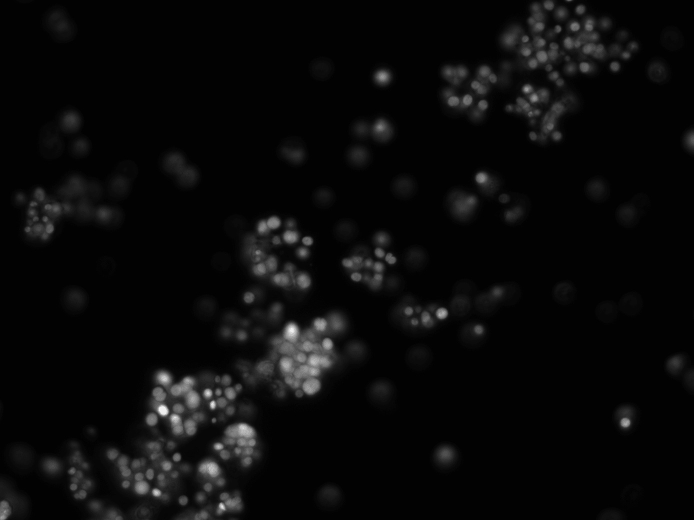
#> input picture Endolith Test/sandstone_af.jpeg, 1388 x 1040 px (shown at 1/2 size)
$ jupyter execute --allow-errors 'Test  Sandstone.ipynb'   (older library calls are emulated)
#> lines starting #> are read from the running program, lines starting #| are printed output that depends on the picture; after the words box and inside, x2 and y2 are one past the last pixel; in counts of white or black regions, pixels touching at a corner belong together
[cell 1]
import numpy as np
import matplotlib.pyplot as plt
import cv2
import skimage
import sklearn
from skimage import measure, filters
from matplotlib import cm
from sklearn.cluster import SpectralClustering
from scipy import signal
import skimage.measure
from random import random
from numpy import linalg
from skimage.morphology import watershed
from skimage.feature import peak_local_max
from skimage import measure
from skimage.segmentation import random_walker
from scipy import ndimage
from scipy.stats import norm

[cell 2]
class EllipsoidTool:
    """Some stuff for playing with ellipsoids"""
    def __init__(self): pass

    # [54 lines left out: function getMinVolEllipse, not called in this run]

    def getEllipsoidVolume(self, radii):
        """Calculate the volume of the blob"""
        return 4./3.*np.pi*radii[0]*radii[1]*radii[2]

# [11 lines left out: function plotellipse, not called in this run]

[cell 3]
def normalize(mat,scale=1):
    if scale == 1:
        return (mat - np.min(mat)) /np.max(mat - np.min(mat))
    if scale == 255:
        return ((255*(mat - np.min(mat))) /np.max(mat - np.min(mat))).astype('uint8')
    else:
        print("UNKWNOW")
        return np.nan
# [9 lines left out: function bindown, not called in this run]

[cell 4]
img = cv2.imread('sandstone_af.jpeg',0) # Read in B&W
#> img is the input picture: shape (1040, 1388); min 0, max 250, mean 10

img = cv2.resize(img, dsize=(694,520), interpolation=cv2.INTER_CUBIC)
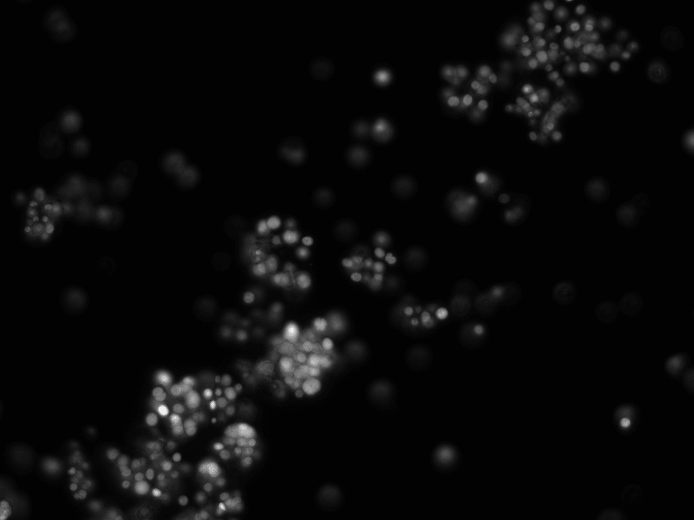
#> img: shape (520, 694); min 0, max 246, mean 10
#Fit background
#adaped from https://stackoverflow.com/questions/33964913/equivalent-of-polyfit-for-a-2d-polynomial-in-python
ymax,xmax = img.shape
#> ymax = 520; xmax = 694
xs = np.arange(0,xmax,1)
#> xs = 694 values from 0 to 693
ys = np.arange(0,ymax,1)
#> ys = 520 values from 0 to 519
X, Y = np.meshgrid(xs, ys, copy=False)
Z = img

Xn = X.flatten()
Yn = Y.flatten()
A = np.array([Xn*0+1, Xn, Yn,Xn**2,Yn**2]).T
B = Z.flatten()

coeff, r, rank, s = np.linalg.lstsq(A, B,rcond=None)
#> coeff = [3.08, 0.0469, 0.00934, -8.04e-05, 1.28e-05]; r = [153021441.2]; rank = 5; s = [136716698.8, 56948826.1, 59103.3, 25299.9, 146.2]
res = coeff[0]+coeff[1]*X+coeff[2]*Y+coeff[3]*X**2+coeff[4]*Y**2
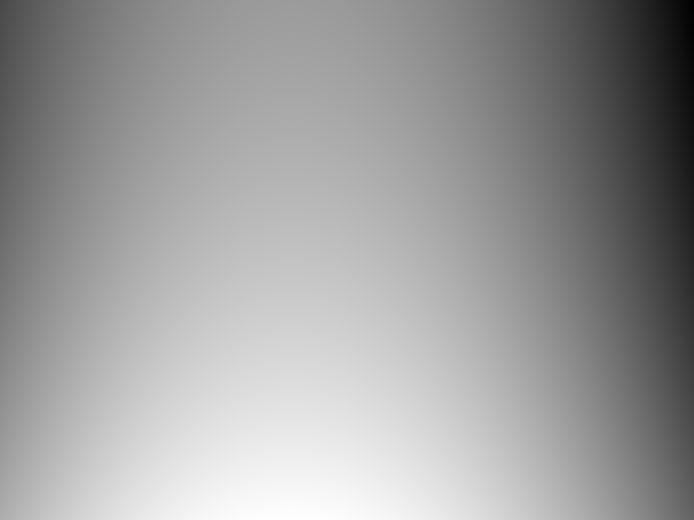
#> res: shape (520, 694) float64; min -3.07, max 18.22, mean 10.01; drawn with min black and max white


nimg = normalize(img-res,255)


fig,ax = plt.subplots(ncols=3,figsize=(30,10))
ax[0].imshow(img)
ax[1].imshow(res)
ax[2].imshow(nimg)

[cell 5]
mimg = np.copy(nimg)

#percentile clip the result
low = 1
high = 99
nimg[np.where(nimg < np.percentile(nimg,low))] = np.percentile(nimg,low)
#> nimg: shape (520, 694); min 2, max 255, mean 17.3
nimg[np.where(nimg > np.percentile(nimg,high))] = np.percentile(nimg,high)
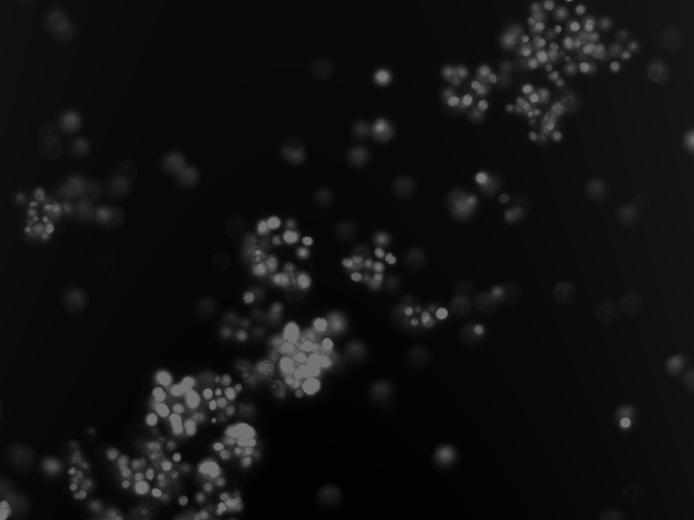
#> nimg: shape (520, 694); min 2, max 115, mean 17

fig,ax = plt.subplots(ncols=3,figsize=(30,10))
ax[0].hist(mimg.flatten(),bins=500)
ax[1].hist(nimg.flatten(),bins=500)
ax[2].imshow(nimg)
plt.show()
#> figure, not shown here; panel 1: tallest bar 37763 high, from x = 8.67 to 9.18; panel 2: tallest bar 37763 high, from x = 8.78 to 9.01

[cell 6]
thresh = 4000

#out1 = cv2.adaptiveThreshold(nimg,10,cv2.ADAPTIVE_THRESH_GAUSSIAN_C,cv2.THRESH_BINARY,201,3)
ret,out1 = cv2.threshold(nimg,20,255,cv2.THRESH_BINARY)
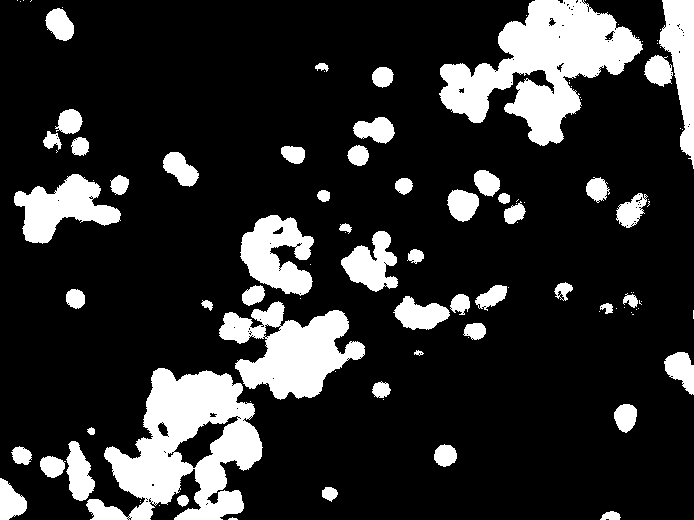
#> out1: shape (520, 694); 18% white; 107 white regions (55 under 20 px), largest, box (x1, y1, x2, y2) and area: (439, 0, 643, 146) 13930, (86, 368, 263, 520) 13888, (219, 301, 365, 400) 7679
#out1 = cv2.adaptiveThreshold(nimg,100,cv2.ADAPTIVE_THRESH_MEAN_C,cv2.THRESH_BINARY,11,2)
#subset = out1[:548,:548]
subset = out1[:,:]

#hole filling method
all_labels = measure.label(subset,connectivity=1)
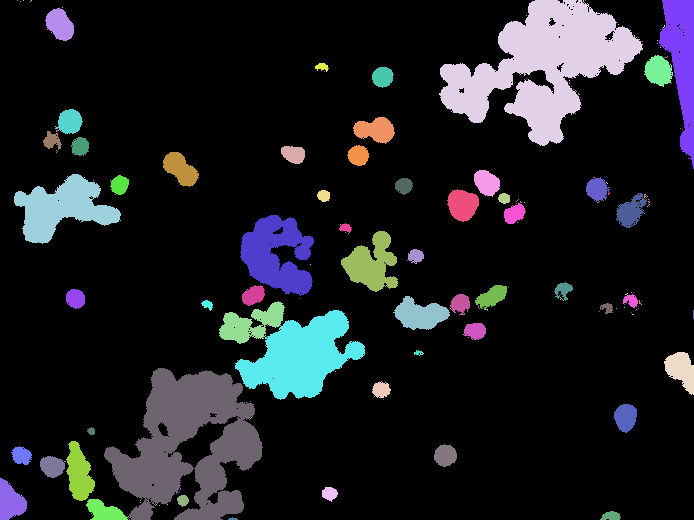
#> all_labels: shape (520, 694) int64; 230 distinct labels, from 0 to 229; one colour per label, 0 black
unique_lables = list(set(all_labels.flatten()))
#> unique_lables = 230 values from 0 to 229
areas = []
#find background
for label in unique_lables:
    areas.append(len(np.where(all_labels==label)[0]))
#> after the loop, areas = 230 values, max 295834 at index 0, min 1 at index 1, mean 1569

biggest = np.sort(areas)[-1]
#> biggest = 295834
biggest2 = np.sort(areas)[-2]
#> biggest2 = 13905
big_label = unique_lables[np.where(biggest==areas)[0][0]]
#> big_label = 0
big_label2 = unique_lables[np.where(biggest2==areas)[0][0]]
#> big_label2 = 4
unclassified_sizes = np.asarray(areas)[unique_lables]
#> unclassified_sizes has the same summary as areas

fig,ax = plt.subplots(ncols=3,figsize=(15,7))
ax[0].imshow(out1,'gray')
ax[1].scatter(unique_lables,areas)
ax[1].axhline(thresh,c='r')
ax[1].set_yscale('log')
ax[2].hist(np.log10(areas),bins=100)
ax[2].axvline(np.log10(thresh),c='r')
plt.show()
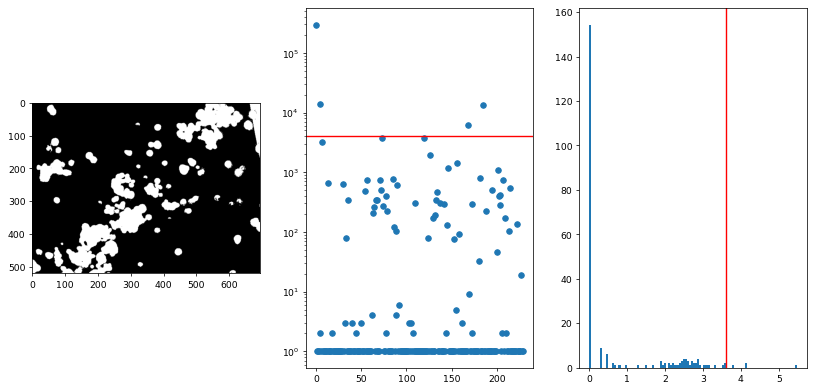
#> figure drawn by matplotlib, 3 panels; panel 3: tallest bar 154 high, from x = 3.47e-18 to 0.0547

[cell 7]
biglocs=np.where(all_labels==big_label)
#> biglocs = 295834 positions, rows 0 to 519, columns 0 to 693
big2locs=np.where(all_labels==big_label2)
#> big2locs = 13905 positions, rows 0 to 145, columns 439 to 642

all_labels[biglocs] = 0
all_labels[big2locs] = 255
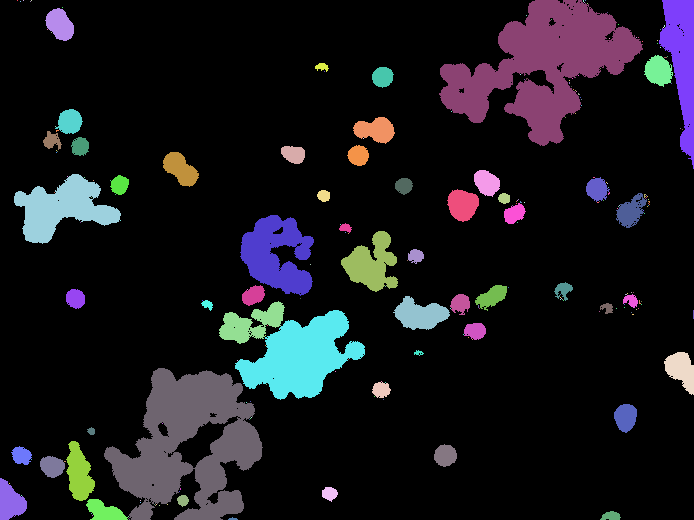
#> all_labels: shape (520, 694) int64; 230 distinct labels, from 0 to 255; one colour per label, 0 black

unique_lables.remove(big_label)
unique_lables.remove(big_label2)
for label in unique_lables:
    if areas[label] <= thresh:
        all_labels[np.where(all_labels== label)] = 255
    else:
        all_labels[np.where(all_labels== label)] = 0
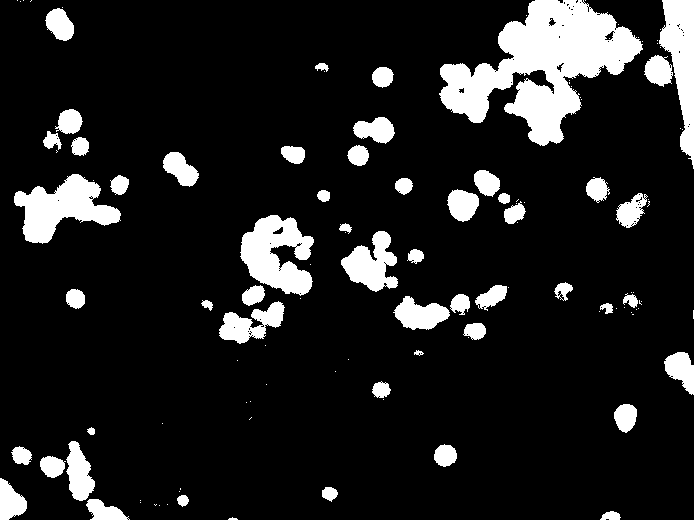
#> all_labels: shape (520, 694) int64; 12.6% white; 118 white regions (66 under 20 px), largest, box (x1, y1, x2, y2) and area: (439, 0, 643, 146) 13930, (14, 174, 121, 244) 3763, (240, 215, 314, 296) 3712

filled = all_labels/255

[cell 8]
# blur the filled
blured = cv2.blur(filled,(15,15))
thresh_blur = np.copy(blured)
thresh_blur[np.where(thresh_blur>0.5)] = 1
thresh_blur[np.where(thresh_blur<=0.5)] = 0
#> thresh_blur: shape (520, 694) float64; values 0 (black) and 1 (white), 11.8% white; 40 white regions (1 under 20 px), largest, box (x1, y1, x2, y2) and area: (441, 0, 641, 144) 14167, (241, 216, 312, 307) 4060, (645, 0, 694, 158) 3894

fig,ax = plt.subplots(ncols=4,figsize=(30,10))
ax[0].imshow(255-subset,'gray')
ax[1].imshow(filled,'gray')
ax[2].imshow(blured,'gray')
ax[3].imshow(thresh_blur,'gray')
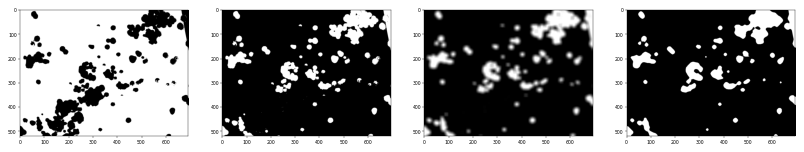
#> figure drawn by matplotlib, 4 panels

[cell 9]
image = filled


distance = ndimage.distance_transform_edt(image)
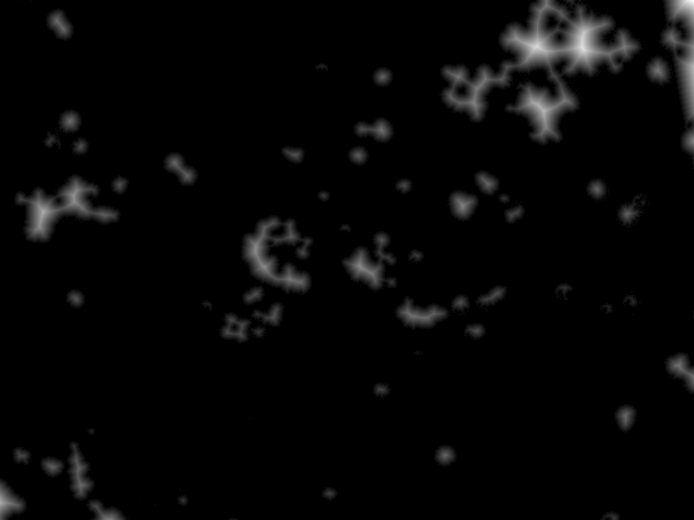
#> distance: shape (520, 694) float64; min 0, max 27.78, mean 0.7; drawn with min black and max white
#> (the rest of this cell did not finish here and is left out)

[cell 10]
fig,ax = plt.subplots(ncols=2,nrows=2, figsize=(24, 24))
ax[0,0].imshow(distance,cmap='jet')
xy = peak_local_max(distance, min_distance=2,threshold_abs=1)
#> xy = 157 pairs, first value 5 to 506, second value 20 to 681
ax[0,0].scatter(xy[:,1],xy[:,0],c='w')
#> (the rest of this cell did not finish here and is left out)

This actually works pretty well. Try adding a gaussian blur to reduce the noise?

[cell 11]
centers = []
radiis = []
rotations = []
ellip_coords = []


fig,ax = plt.subplots(ncols=3,figsize=(30,10))
ax[0].imshow(255-subset, cmap='gray', interpolation='nearest')
ax[1].imshow(image)
#> (the rest of this cell did not finish here and is left out)

[cell 12]
centers=np.asarray(centers)
#> centers = empty array
radiis=np.asarray(radiis)
#> radiis = empty array
rotations=np.asarray(rotations)
#> rotations = empty array
ellip_coords=np.asarray(ellip_coords)
#> ellip_coords = empty array

$ run again, with Endolith Test/ezpz_af.jpeg copied over Endolith Test/sandstone_af.jpeg
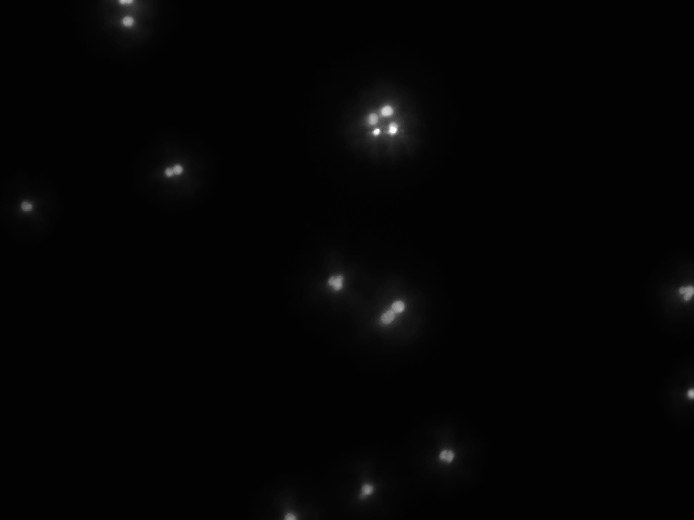
#> input picture Endolith Test/ezpz_af.jpeg, 1388 x 1040 px (shown at 1/2 size)
#> img is the input picture: shape (1040, 1388); min 0, max 255, mean 4.1
#> img: shape (520, 694)
#> coeff = [1.84, 0.0212, 0.00124, -3.02e-05, -6.99e-06]; r = [38881593.7]; rank = 5; s = [136716698.8, 56948826.1, 59103.3, 25299.9, 146.2]
#> out1: shape (520, 694); 2.3% white; 32 white regions (21 under 20 px), largest, box (x1, y1, x2, y2) and area: (350, 89, 416, 157) 2902, (370, 288, 414, 335) 1314, (105, 0, 151, 35) 1073
#> unique_lables = 125 values from 0 to 124
#> the loop `for label in unique_lables:` made 125 passes
#> after the loop `for label in unique_lables:`: areas = 125 values, max 352479 at index 0, min 1 at index 2, mean 2887
#> biggest = 352479
#> biggest2 = 2865
#> big_label = 0
#> big_label2 = 23
#> unclassified_sizes has the same summary as areas
#> biglocs = 352479 positions, rows 0 to 519, columns 0 to 693
#> big2locs = 2865 positions, rows 90 to 154, columns 352 to 415
#> the loop `for label in unique_lables:` made 123 passes
#> after the loop `for label in unique_lables:`:
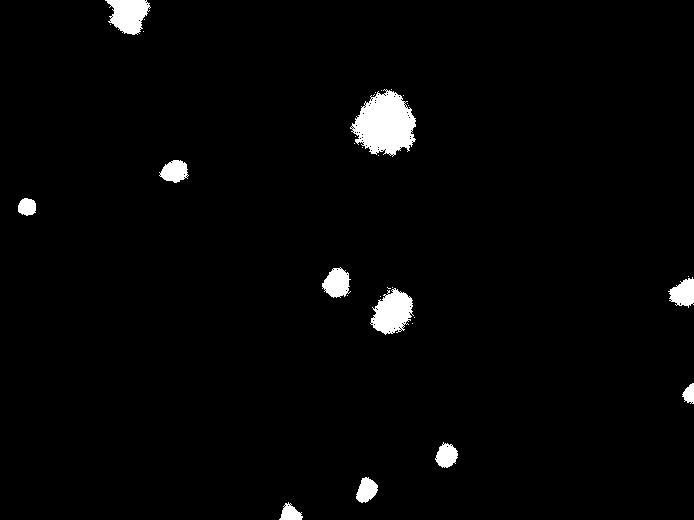
#> all_labels: shape (520, 694) int64; 2.3% white; 32 white regions (21 under 20 px), largest, box (x1, y1, x2, y2) and area: (350, 89, 416, 157) 2902, (370, 288, 414, 335) 1314, (105, 0, 151, 35) 1073
#> `[cell 8] # blur the filled blured = cv2.blur(filled,(15,15)) thresh_bl..`:
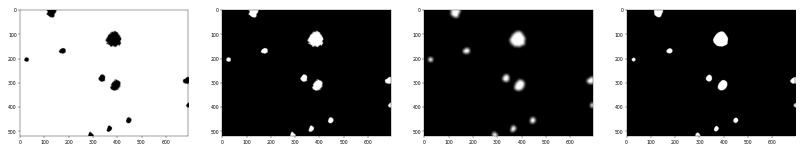
#> figure drawn by matplotlib, 4 panels
#> xy = 28 pairs, first value 4 to 504, second value 26 to 690
#> centers = empty array

$ run again, with Endolith Test/just_af.jpeg copied over Endolith Test/sandstone_af.jpeg
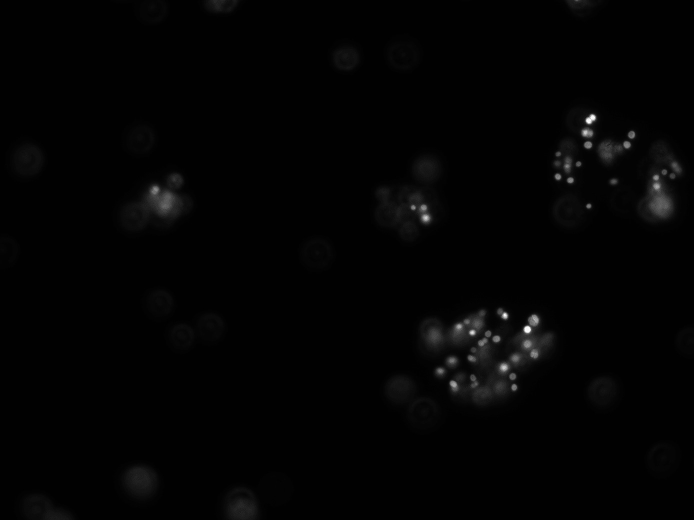
#> input picture Endolith Test/just_af.jpeg, 1388 x 1040 px (shown at 1/2 size)
#> img is the input picture: shape (1040, 1388); min 0, max 255, mean 3.4
#> img: shape (520, 694)
#> coeff = [-1.68, 0.00773, 0.0295, -2.66e-06, -5.43e-05]; r = [39101844.5]; rank = 5; s = [136716698.8, 56948826.1, 59103.3, 25299.9, 146.2]
#> nimg: shape (520, 694); min 0, max 51, mean 5.3
#> out1: shape (520, 694); 3.6% white; 68 white regions (40 under 20 px), largest, box (x1, y1, x2, y2) and area: (421, 309, 554, 405) 5224, (132, 173, 184, 220) 1389, (640, 169, 675, 221) 1103
#> unique_lables = 194 values from 0 to 193
#> after the loop `for label in unique_lables:`: areas = 194 values, max 347976 at index 0, min 1 at index 5, mean 1860.2
#> biggest = 347976
#> biggest2 = 5197
#> big_label = 0
#> big_label2 = 124
#> unclassified_sizes has the same summary as areas
#> biglocs = 347976 positions, rows 0 to 519, columns 0 to 693
#> big2locs = 5197 positions, rows 309 to 404, columns 421 to 553
#> `[cell 8] # blur the filled blured = cv2.blur(filled,(15,15)) thresh_bl..`:
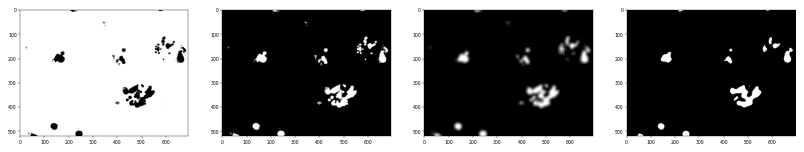
#> figure drawn by matplotlib, 4 panels
#> xy = 89 pairs, first value 9 to 512, second value 36 to 676
#> centers = empty array
